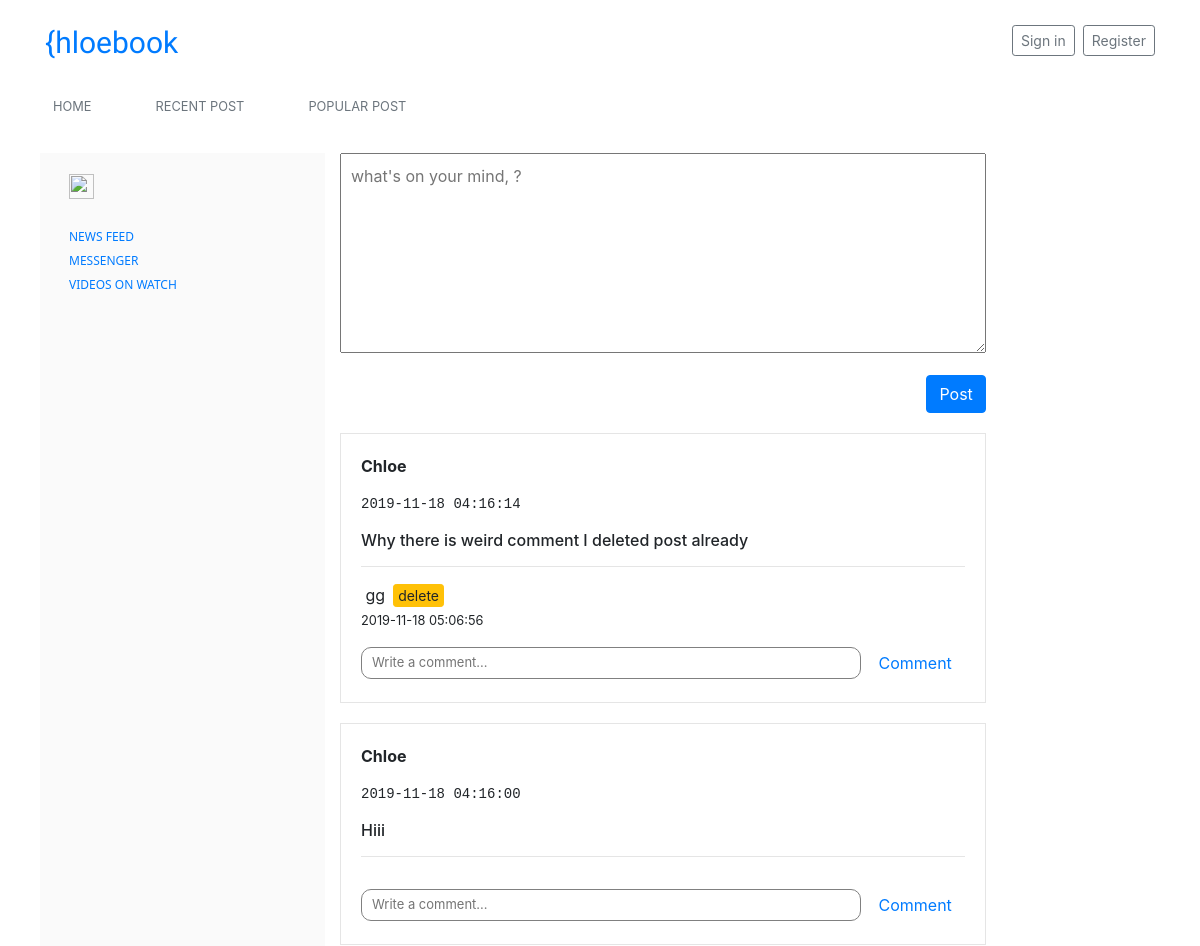
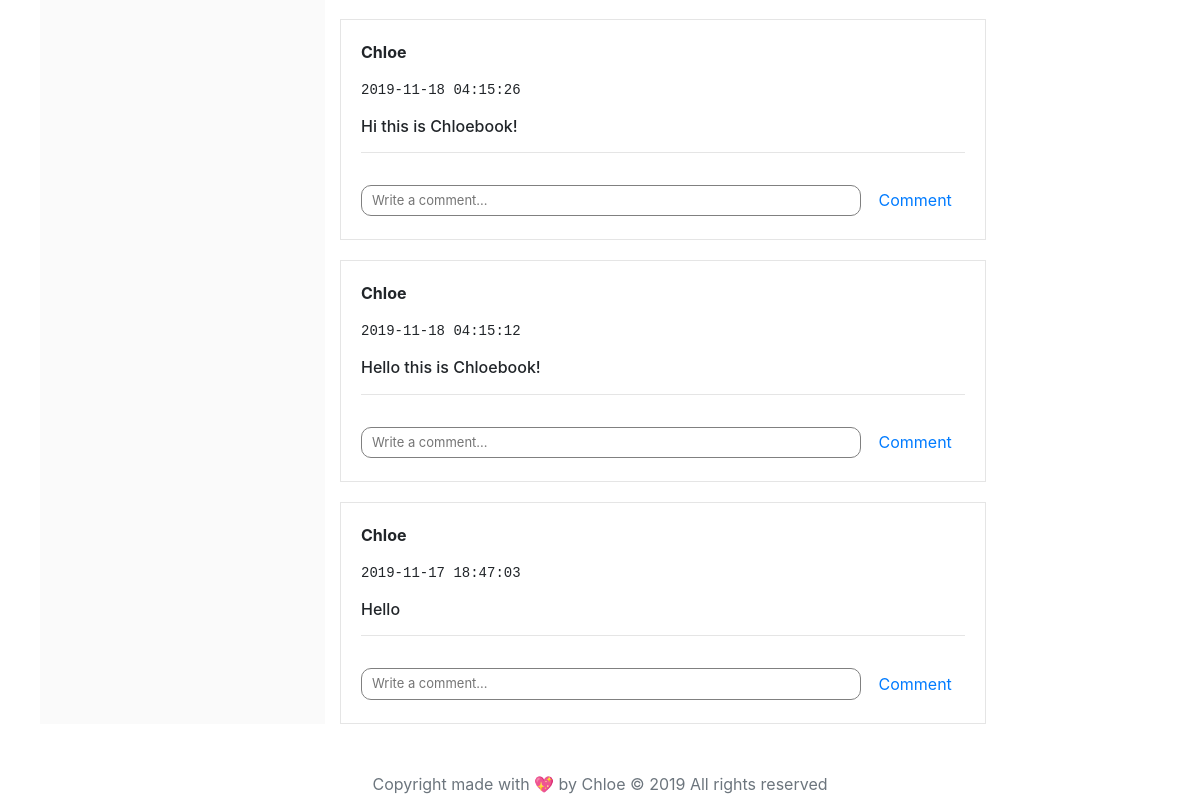
/user/5, run on the app's committed database (2 pictures, top to bottom).
### app.py (models this page shows, shortened)
class Post(db.Model):
    __tablename__ = 'posts'
    id = db.Column(db.Integer, primary_key=True)
    body = db.Column(db.String, nullable=False)
    user_id = db.Column(db.Integer, nullable=False)
    created = db.Column(db.DateTime, server_default=db.func.now())
    updated = db.Column(db.DateTime, server_default=db.func.now(), server_onupdate=db.func.now())
    like_time = db.Column(db.Integer, default = 0)
    def comments(self):
        return Comments.query.filter_by(post_id=self.id).all()

class User(UserMixin, db.Model):
    __tablename__ = 'users'
    id = db.Column(db.Integer, primary_key=True)
    username = db.Column(db.String(20), nullable=False)
    email = db.Column(db.String(50), nullable=False, unique=True)
    password = db.Column(db.String, nullable=False, unique=False)

class Comments(db.Model):
    __tablename__ = 'comments'
    id = db.Column(db.Integer, primary_key=True)
    body = db.Column(db.String, nullable=False)
    user_id = db.Column(db.Integer, nullable=False)
    post_id = db.Column(db.Integer, nullable=False)
    created_at = db.Column(db.DateTime, server_default=db.func.now())
    updated_at = db.Column(db.DateTime, server_default=db.func.now(), server_onupdate=db.func.now())

### app.py (the view)
@app.route('/user/<int:user_id>')
def Profile(user_id):
    posts = Post.query.filter(Post.user_id == user_id).all()
    for post in posts:
        post.author = User.query.filter_by(id=post.user_id).first()
    return render_template("profile.html", posts=posts[::-1])

### templates/profile.html (shortened to what this page needs)
{% extends 'base.html' %}
{% block content %}
<div class="row mt-4">
  <div class="col-3">
    &nbsp; <img src="https://uybor.uz/borless/avtobor/img/user-images/user_no_photo_300x300.png" width="25" height="25"
      alt="">&nbsp;
    &nbsp; <a href="#" class="list">NEWS FEED</a>
    &nbsp; <a href="#" class="list mt-5">MESSENGER</a>
    &nbsp; <a href="#" class="list mt-5">VIDEOS ON WATCH</a>
  </div>
  <div clas="col-9">
    <form method='POST' class='create-post-form' action={{url_for('create_post')}}>
      <p class="card-text">
        <textarea class='create-post-input' name='body'
          placeholder="what's on your mind, {{current_user.username}}?"></textarea>
      </p>
      <button class='ml-auto d-block btn btn-primary' type='submit'>Post</button>
    </form>
    <div class='posts-container'>
      {% for post in posts %}
      <div class='single-post-container'>
        <strong>
          <p class="post-owner">{{post.author.username}}</p>
        </strong>
        <pre class="date">{{post.created}}</pre>
        <h6>{{post.body}}</h6>
        <hr>
        <div class='single-post-footer'>
          {% for comment in post.comments() %}
          <form method="POST" action={{url_for('delete_comment', id=comment.id)}}>
            <div class="commentgrp d-flex align-items-center">
              <strong>{{current_user.username}}</strong>&nbsp;{{comment.body}} <br />
              <button class="btn btn-sm btn-warning p-0 px-1 mx-2"> delete </button>
            </div>
            <small> {{comment.created_at}}</small> <br />
          </form>
          {% endfor %}
          <form method="POST" action={{url_for('create_comment', post_id = post.id)}}>
            <input type="text" name="body" class="comment mt-3" placeholder="Write a comment..."> </input>
            <button class='btn btn-link'> Comment </button>
          </form>
        </div>
      </div>
      {% endfor %}
    </div>
  </div>
</div>
{% endblock %}

### templates/base.html (shortened to what this page needs)
<!DOCTYPE html>
<html lang="en">
<head>
    <link rel="stylesheet" href="https://stackpath.bootstrapcdn.com/bootstrap/4.3.1/css/bootstrap.min.css">
    <link rel="stylesheet" href="{{ url_for('static', filename='style.css') }}" />
</head>
<body>
  <div class = "container">
    {% include 'navbar.html' %}
      {% block content %}
      {% endblock %}
  <div class="footer"> <p class="mt-5 mb-3 text-muted d-flex justify-content-center"> Copyright made with 💖 by Chloe &copy; 2019 All rights reserved </p> </div>
</div>
</body>
</html>

### templates/navbar.html (shortened to what this page needs)
 <header class="blog-header py-3">
    <div class="row flex-nowrap justify-content-between align-items-center">
      <div class="col-4 pt-1">
        <a class="blog-header-logo text-dark" href="#">{hloebook</a>
      </div>
      <div class="col-4 d-flex justify-content-end align-items-center">
        {% if current_user.is_authenticated %}
        <a class="btn btn-sm btn-outline-secondary" href={{url_for('logout')}}>Log out</a>
        {% else %}
        <a class="btn btn-sm btn-outline-secondary mr-2" href={{url_for('login')}}>Sign in</a>
        <a class="btn btn-sm btn-outline-secondary" href={{url_for('register')}}>Register</a>
        {% endif %}
      </div>
    </div>
  </header>
  <div class="nav-scroller py-1 mb-2">
    <nav class="nav d-flex justify-content">
        <a class="p-2 mr-5 text-muted" href={{url_for('root')}}><small>HOME</small></a>
      <a class="p-2 mr-5 text-muted" href="#"><small>RECENT POST</small></a>
      <a class="p-2 mr-5 text-muted" href="#"><small>POPULAR POST</small></a>
    </nav>
  </div>

### static/style.css (style rules this page uses)
.blog-header-logo { font-family: 'Staatliches', cursive; font-size: 30px; font-weight: 300 !important; color: #007BFF !important; }
.footer { left: 0; bottom: 0; width: 100%; text-align: center; }
textarea { width: 100%; height: 200px; padding: 10px; }
.single-post-container { border: 1px solid rgba(0,0,0,.1); padding: 20px; margin-top: 20px; }
.comment { width: 500px; border-radius: 10px; border: 0.5px solid grey; padding: 5px; padding-left: 10px; font-size: 13px; }
.list { font-size: 12px; margin-top: 100px; font-weight: 500; font-family: 'Segoe UI', Tahoma, Geneva, Verdana, sans-serif; }
.col-3 { background-color: rgba(200,200, 200,.1); height: auto; margin-left: 10px; margin-right: 15px; padding: 20px; }

### data on the page
Post: author.username "Chloe", created "2019-11-18 04:16:14", body "Why there is weird comment I deleted post already"
Comments: body "gg", created_at "2019-11-18 05:06:56"
Post: author.username "Chloe", created "2019-11-18 04:16:00", body "Hiii"
Post: author.username "Chloe", created "2019-11-18 04:15:26", body "Hi this is Chloebook!"
Post: author.username "Chloe", created "2019-11-18 04:15:12", body "Hello this is Chloebook!"
Post: author.username "Chloe", created "2019-11-17 18:47:03", body "Hello"
